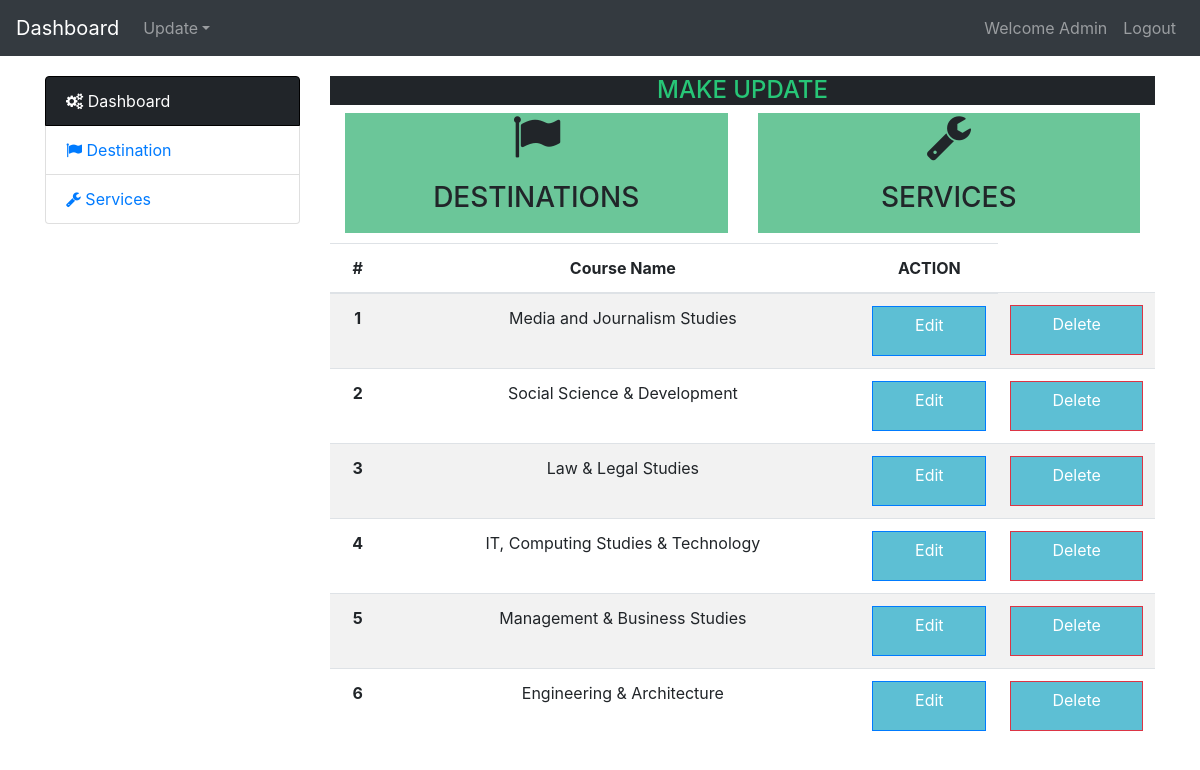
The app's page /admin/courselist.php (signed in) with its own data.
### tables this page shows
CREATE TABLE `courses` (
  `courses_ID` int(11) NOT NULL,
  `courses_name` varchar(255) NOT NULL
);

### class/class.courses.php (called while the page is built, shortened)
<?php
class Courses{
    private $db;
    function __construct ($DB_CON){
		$this->db=$DB_CON;
	}
public function listCourses(){
	$sql=$this->db->query("SELECT * FROM courses");
	while($row=$sql->fetch (PDO:: FETCH_ASSOC)){
		$data[]=$row;
	}
	return $data;
}
}

### admin/courselist.php (the view, shortened to what this page needs)
<?php
include '../inc/dbconfig.php';
include '../class/class.courses.php';
$courses= new Courses($DB_CON);
?>
<!doctype html>
<html lang="en">
  <head>
    <link rel="stylesheet" href="https://stackpath.bootstrapcdn.com/bootstrap/4.3.1/css/bootstrap.min.css">
    <link rel="stylesheet" href="../css/stylesheet.css">
  </head>
  <body>
     <link rel="stylesheet" href="https://cdnjs.cloudflare.com/ajax/libs/font-awesome/4.7.0/css/font-awesome.min.css">
  <nav class="navbar navbar-expand-md navbar-dark bg-dark ">
  <a class="navbar-brand" href="dashboard.php">Dashboard</a>
  <div class="collapse navbar-collapse" id="navbarsExampleDefault">
    <ul class="navbar-nav mr-auto">
      <li class="nav-item dropdown">
        <a class="nav-link dropdown-toggle" href="#" id="dropdown01" data-toggle="dropdown" aria-haspopup="true" aria-expanded="false">Update</a>
      </li>
    </ul>
    <ul class="navbar-nav navbar-right">
      <li class="nav-item">
        <a class="nav-link" href="#">Welcome Admin</a>
      </li>
      <li class="nav-item">
        <a class="nav-link" href="logout.php">Logout</a>
      </li>
    </ul>
  </div>
</nav>
<section id="content">
  <div class="container">
    <div class="row">
      <div class="col-md-3">
        <div class="list-group">
          <a href="dashboard.php" class="list-group-item active main-color-bg"><i class="fa fa-cogs" aria-hidden="true"></i></span> Dashboard </a>
          <a href="destination.php" class="list-group-item"><i class="fa fa-flag" aria-hidden="true"></i> Destination </a>
          <a href="services.php" class="list-group-item"><i class="fa fa-wrench" aria-hidden="true"></i> Services</a>
        </div>
      </div>
      <div class="col-md-9" style="text-align:center;">
        <div class="panel panel-default">
          <div class="panel-heading main-color-bg">
            <h4 class="panel-title" align="center" style="color:#27c677;">MAKE UPDATE</h4>
          </div>
          <div class="panel-body">
            <div class="col-md-6 box">
              <div class="blog">
              <i class="fa fa-flag fa-3x" aria-hidden="true"></i>
              <h3>DESTINATIONS</h3>
              </div>
            </div>
            <div class="col-md-6 box">
              <div class="blog">
              <i class="fa fa-wrench fa-3x" aria-hidden="true"></i>
              <h3>SERVICES</h3>
              </div>
            </div>
          </div>
        </div>
 <section id="add">
  <form action="" method="POST">
 <table class="table table-striped">
  <thead>
    <tr>
      <th scope="col">#</th>
      <th scope="col">Course Name</th>
      <th scope="col">ACTION</th>
    </tr>
  </thead>
  <tbody>
    <?php
    $i=1;
    foreach ($courses->listCourses() as $value){
    ?>
    <tr>
      <th scope="row"><?php echo $i++;?></th>
      <td><?php echo $value['courses_name'];?></td>
      <td><a href="updatecourses.php?courses_ID=<?php echo  $value['courses_ID'];?>" class="btn btn-primary">Edit</a>
      <td><a href="?action=delete&courses_ID=<?php echo $value['courses_ID'];?>" class="btn btn-danger" onclick="return confirm('Are you sure you want to delete?')"> Delete</a>
    </tr>
    <?php }?>
  </tbody>
</table>
  </form>
  </section>
    </div>
    </div>
  </div>
</section>
</body>
</html>

### css/stylesheet.css (style rules this page uses)
.navbar { min-height:33px; margin-bottom: 0; border-radius: 0; }
.main-color-bg { background-color: #212529 !important; border-color:black !important; color:#ffffff; }
.panel-heading { min-height:20px; }
#content { margin-top: 20px; }
.box { float:left; margin-bottom: 10px; }
.blog { background: #6bc699; text-align: center; height:120px; cursor:pointer; }
.blog h3 { padding:20px; }
#add { margin-top:30px; }
.btn { border-radius: 0px; height: 50px; background-color: #5dbfd4; width: 100%; cursor: pointer; }

### records on screen
courses: courses_name "Media and Journalism Studies"
courses: courses_name "Social Science & Development"
courses: courses_name "Law & Legal Studies"
courses: courses_name "IT, Computing Studies & Technology"
courses: courses_name "Management & Business Studies"
courses: courses_name "Engineering & Architecture"
